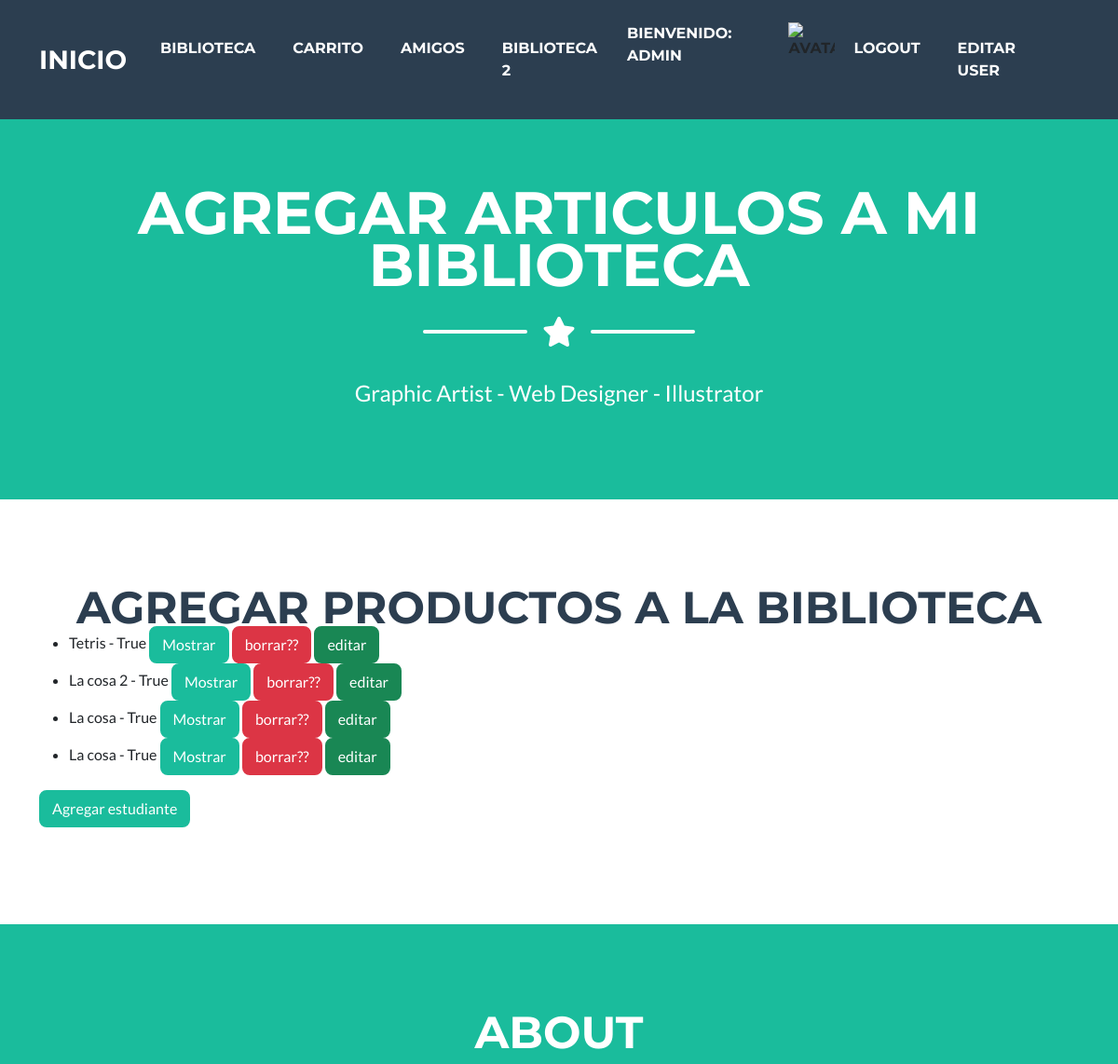
The page /tienda/biblioteca_listar/ (signed in, upper part) on the database as committed earlier.
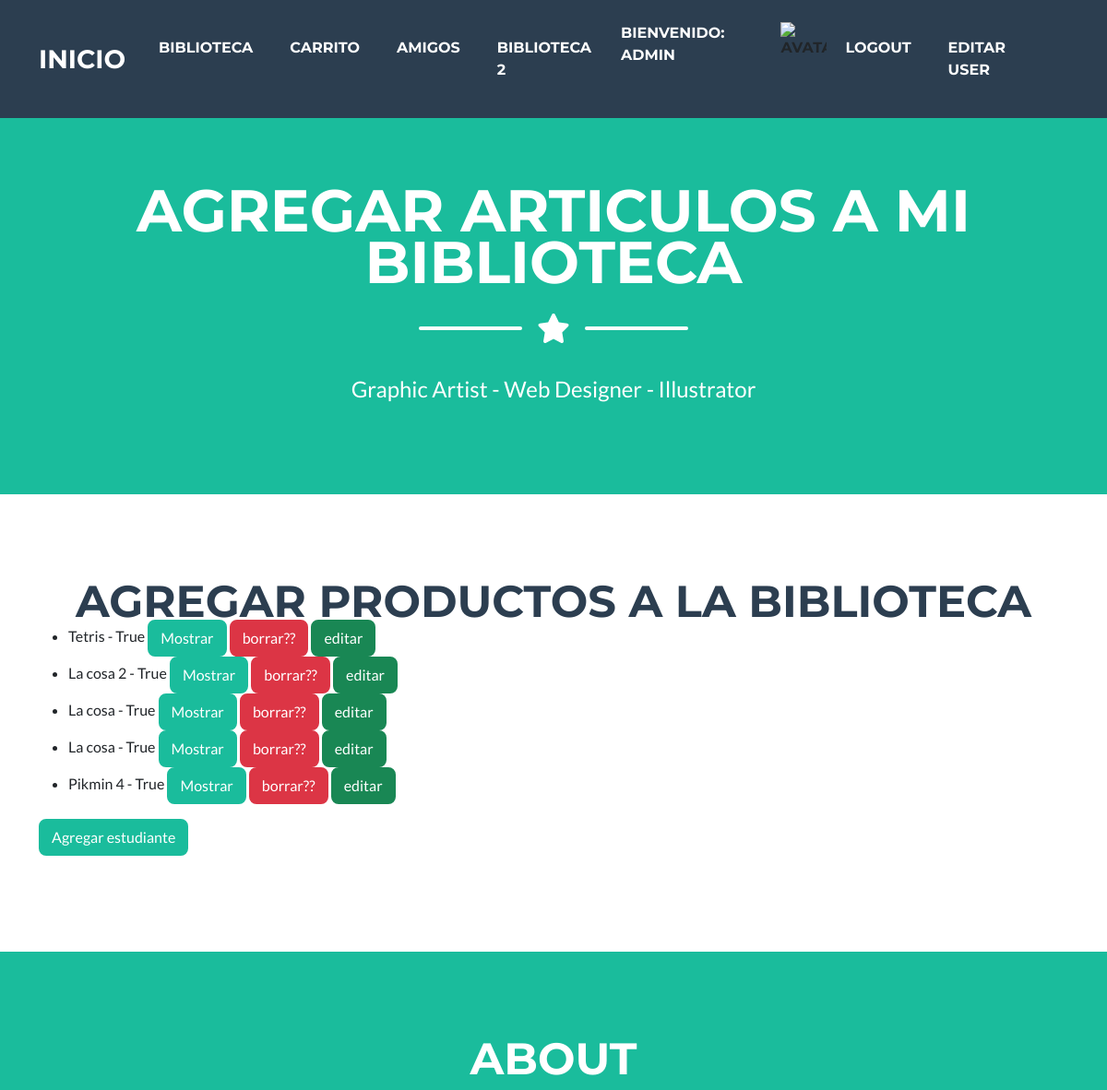
The same page on the database as committed later.
### tienda/models.py (models this page shows)
class  Biblioteca (models.Model):
    juego = models.CharField(max_length=50)
    instalado = models.BooleanField(default=False)
    def __str__(self):
        return f"{self.juego} - {self.instalado}"

### tienda/views.py (the view)
# urls.py: path("biblioteca_listar/", Biblioteca_listar.as_view(), name="listar_biblioteca"),
class Biblioteca_listar (LoginRequiredMixin, ListView):
    model=Biblioteca
    template_name="biblioteca_listar.html"

### tienda/templates/biblioteca_listar.html (shortened to what this page needs)
{% extends "index.html" %}
{% load static %}
{% block titulo %} Agregar articulos a mi biblioteca {% endblock %}
{% block subtitulo %} agregar productos a la biblioteca {% endblock %}
{% block contenido %}
<ul>
    {% for juego in object_list %}
    <li>
        {{juego}}
        <a class ="btn btn-primary" href="{% url 'biblioteca_detalle' juego.id %}">Mostrar</a>
        <a class ="btn btn-danger" href="{% url 'biblioteca_borrar' juego.id %}">borrar??</a>
        <a class ="btn btn-success" href="{% url 'biblioteca_editar' juego.id %}">editar</a>
    </li>
    {% endfor %}
</ul>
<a class ="btn btn-primary" href="{% url 'biblioteca_crear' %}">Agregar estudiante</a>
{% endblock %}

Rows that differ between the two databases and show on the page:
added Biblioteca: juego+instalado "Pikmin 4 - True"
